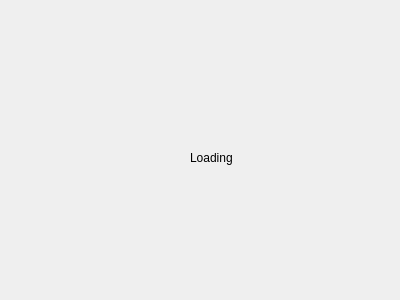
<?xml version="1.0" encoding="UTF-8"?>
<ui version="4.0">
 <class>LoadingScreen</class>
 <widget class="QWidget" name="LoadingScreen">
  <property name="geometry">
   <rect>
    <x>0</x>
    <y>0</y>
    <width>400</width>
    <height>300</height>
   </rect>
  </property>
  <property name="windowTitle">
   <string>CatchChallenger loading...</string>
  </property>
  <widget class="QLabel" name="label">
   <property name="geometry">
    <rect>
     <x>190</x>
     <y>150</y>
     <width>56</width>
     <height>15</height>
    </rect>
   </property>
   <property name="text">
    <string>Loading</string>
   </property>
  </widget>
 </widget>
 <resources/>
 <connections/>
</ui>
